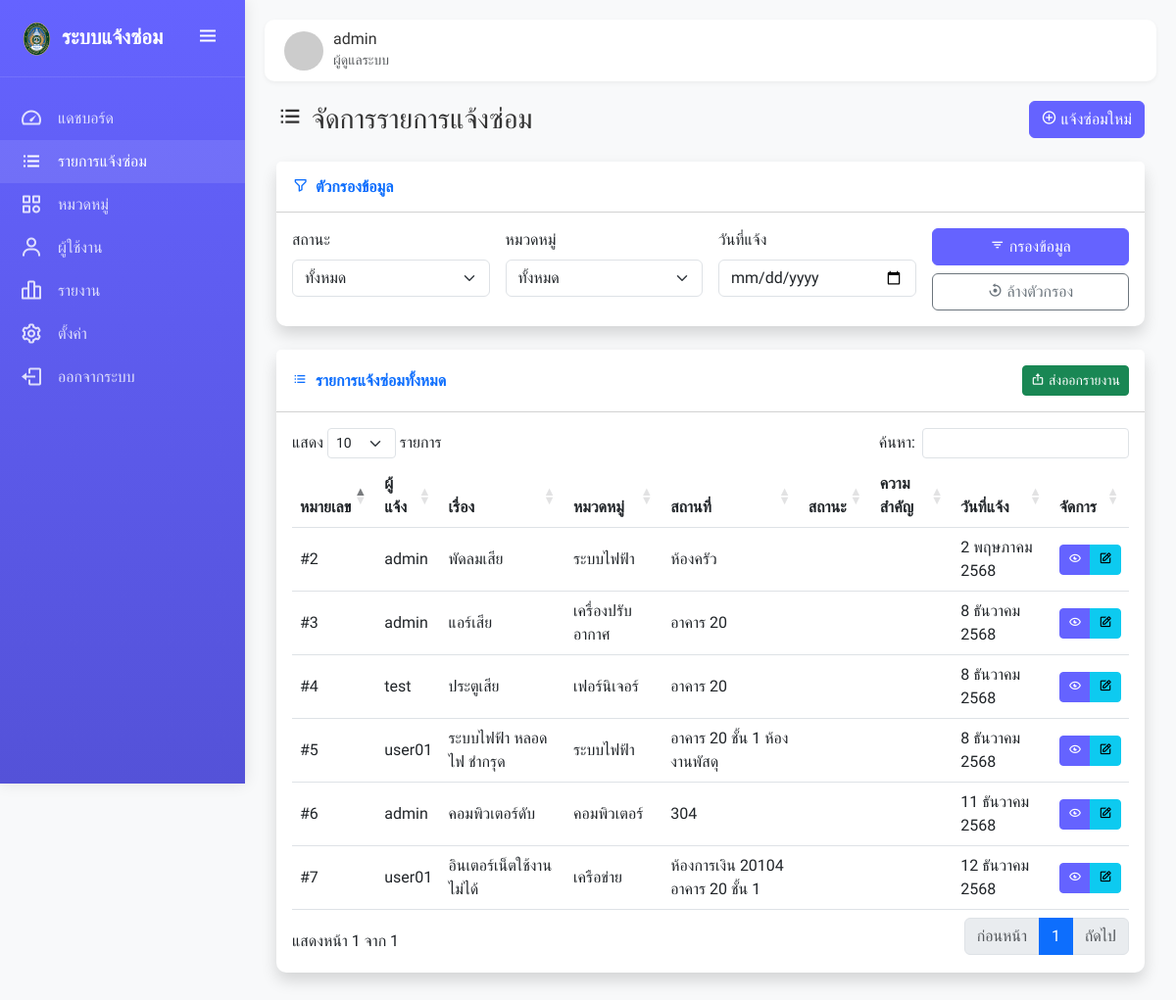
Page /admin_requests.php (signed in) on the committed database.
### tables this page shows
CREATE TABLE `users` (
  `user_id` int(11) NOT NULL,
  `username` varchar(50) NOT NULL,
  `password` varchar(255) NOT NULL,
  `fullname` varchar(100) NOT NULL,
  `email` varchar(100) NOT NULL,
  `department` varchar(100) DEFAULT NULL,
  `phone` varchar(20) DEFAULT NULL,
  `role` enum('admin','user','building_staff') NOT NULL DEFAULT 'user',
  `created_at` timestamp NOT NULL DEFAULT current_timestamp(),
  `updated_at` timestamp NOT NULL DEFAULT current_timestamp() ON UPDATE current_timestamp()
);

CREATE TABLE `repair_requests` (
  `request_id` int(11) NOT NULL,
  `user_id` int(11) NOT NULL,
  `category_id` int(11) NOT NULL,
  `title` varchar(255) NOT NULL,
  `description` text NOT NULL,
  `location` varchar(255) DEFAULT NULL,
  `priority` enum('low','medium','high','urgent') NOT NULL DEFAULT 'medium',
  `status` enum('pending','in_progress','completed','rejected') NOT NULL DEFAULT 'pending',
  `image` varchar(255) DEFAULT NULL,
  `admin_remark` text DEFAULT NULL,
  `completed_date` datetime DEFAULT NULL,
  `created_at` timestamp NOT NULL DEFAULT current_timestamp(),
  `updated_at` timestamp NOT NULL DEFAULT current_timestamp() ON UPDATE current_timestamp()
);

CREATE TABLE `categories` (
  `category_id` int(11) NOT NULL,
  `category_name` varchar(100) NOT NULL,
  `description` text DEFAULT NULL,
  `created_at` timestamp NOT NULL DEFAULT current_timestamp(),
  `updated_at` timestamp NOT NULL DEFAULT current_timestamp() ON UPDATE current_timestamp()
);

### config/db_connect.php (called while the page is built, shortened)
<?php
$host = 'localhost';
$user = 'root';
$password = '';
$database = 'nakaiact_testrp';
$conn = mysqli_connect($host, $user, $password, $database);
mysqli_set_charset($conn, "utf8mb4");
function thai_date($datetime, $format = 'j F Y เวลา H:i น.')
{
    $thai_month_arr = array(
        "0" => "",
        "1" => "มกราคม",
        "2" => "กุมภาพันธ์",
        "3" => "มีนาคม",
        "4" => "เมษายน",
        "5" => "พฤษภาคม",
        "6" => "มิถุนายน",
        "7" => "กรกฎาคม",
        "8" => "สิงหาคม",
        "9" => "กันยายน",
        "10" => "ตุลาคม",
        "11" => "พฤศจิกายน",
        "12" => "ธันวาคม"
    );
    $timestamp = strtotime($datetime);
    $thai_date_return = date("j", $timestamp);
    $thai_date_return .= " " . $thai_month_arr[date("n", $timestamp)];
    $thai_date_return .= " " . (date("Y", $timestamp) + 543);
    return $thai_date_return;
}
function db_select($query, $types = "", $params = [])
{
    global $conn;
    $stmt = mysqli_prepare($conn, $query);
    if (!mysqli_stmt_execute($stmt)) {
        error_log("Execute failed: " . mysqli_stmt_error($stmt));
        mysqli_stmt_close($stmt);
        return false;
    }
    $result = mysqli_stmt_get_result($stmt);
    return $result;
}

### admin_requests.php (the view, shortened to what this page needs)
<?php
require_once 'config/db_connect.php';
$date_filter = isset($_GET['date']) ? trim($_GET['date']) : '';
$query = "SELECT r.*, c.category_name, u.fullname as requester_name
          FROM repair_requests r
          JOIN categories c ON r.category_id = c.category_id
          JOIN users u ON r.user_id = u.user_id
          WHERE 1=1";
$types = "";
$params = [];
$query .= " ORDER BY r.created_at DESC";
$requests = db_select($query, $types, $params);
include 'includes/header.php';
?>
<div class="d-sm-flex align-items-center justify-content-between mb-4">
    <h1 class="h3 mb-0 text-gray-800">
        <i class="bx bx-list-ul me-2"></i>จัดการรายการแจ้งซ่อม
    </h1>
    <a href="create_request.php" class="btn btn-primary">
        <i class="bx bx-plus-circle me-1"></i>แจ้งซ่อมใหม่
    </a>
</div>
<div class="card shadow mb-4">
    <div class="card-header bg-white py-3">
        <h6 class="m-0 fw-bold text-primary">
            <i class="bx bx-filter-alt me-2"></i>ตัวกรองข้อมูล
        </h6>
    </div>
    <div class="card-body">
        <form method="GET" class="row g-3">
            <div class="col-md-3">
                <label for="status" class="form-label">สถานะ</label>
                <select class="form-select" id="status" name="status">
                    <option value="">ทั้งหมด</option>
                </select>
            </div>
            <div class="col-md-3">
                <label for="category" class="form-label">หมวดหมู่</label>
                <select class="form-select" id="category" name="category">
                    <option value="">ทั้งหมด</option>
                </select>
            </div>
            <div class="col-md-3">
                <label for="date" class="form-label">วันที่แจ้ง</label>
                <input type="date" class="form-control" id="date" name="date" value="<?php echo $date_filter; ?>">
            </div>
            <div class="col-md-3 d-flex align-items-end">
                <div class="d-grid gap-2 w-100">
                    <button type="submit" class="btn btn-primary">
                        <i class="bx bx-filter me-1"></i>กรองข้อมูล
                    </button>
                    <a href="admin_requests.php" class="btn btn-outline-secondary">
                        <i class="bx bx-reset me-1"></i>ล้างตัวกรอง
                    </a>
                </div>
            </div>
        </form>
    </div>
</div>
<div class="card shadow mb-4">
    <div class="card-header bg-white py-3 d-flex justify-content-between align-items-center">
        <h6 class="m-0 fw-bold text-primary">
            <i class="bx bx-list-ul me-2"></i>รายการแจ้งซ่อมทั้งหมด
        </h6>
        <a href="admin_reports.php" class="btn btn-sm btn-success">
            <i class="bx bx-export me-1"></i>ส่งออกรายงาน
        </a>
    </div>
    <div class="card-body">
        <?php if (mysqli_num_rows($requests) > 0): ?>
            <div class="table-responsive">
                <table class="table table-hover align-middle datatable">
                    <thead class="bg-light">
                        <tr>
                            <th>หมายเลข</th>
                            <th>ผู้แจ้ง</th>
                            <th>เรื่อง</th>
                            <th>หมวดหมู่</th>
                            <th>สถานที่</th>
                            <th>สถานะ</th>
                            <th>ความสำคัญ</th>
                            <th>วันที่แจ้ง</th>
                            <th>จัดการ</th>
                        </tr>
                    </thead>
                    <tbody>
                        <?php while ($request = mysqli_fetch_assoc($requests)): ?>
                            <tr>
                                <td>#<?php echo $request['request_id']; ?></td>
                                <td><?php echo $request['requester_name']; ?></td>
                                <td><?php echo $request['title']; ?></td>
                                <td><?php echo $request['category_name']; ?></td>
                                <td><?php echo $request['location'] ?: '-'; ?></td>
                                <td>
                                </td>
                                <td>
                                </td>
                                <td><?php echo thai_date($request['created_at'], 'j M Y'); ?></td>
                                <td>
                                    <div class="btn-group">
                                        <a href="view_request.php?id=<?php echo $request['request_id']; ?>"
                                            class="btn btn-sm btn-primary">
                                            <i class="bx bx-show-alt"></i>
                                        </a>
                                        <button type="button" class="btn btn-sm btn-info" data-bs-toggle="modal"
                                            data-bs-target="#updateStatusModal"
                                            data-request-id="<?php echo $request['request_id']; ?>"
                                            data-title="<?php echo $request['title']; ?>"
                                            data-status="<?php echo $request['status']; ?>"
                                            data-remark="<?php echo $request['admin_remark']; ?>">
                                            <i class="bx bx-edit"></i>
                                        </button>
                                    </div>
                                </td>
                            </tr>
                        <?php endwhile; ?>
                    </tbody>
                </table>
            </div>
        <?php endif; ?>
    </div>
</div>
<?php
include 'includes/footer.php';
?>

### includes/header.php (shortened to what this page needs)
<?php
$is_logged_in = isset($_SESSION['user_id']);
$current_user = null;
if ($is_logged_in) {
    $user_id = $_SESSION['user_id'];
    $query = "SELECT * FROM users WHERE user_id = '$user_id'";
    $user_result = mysqli_query($conn, $query);
    $current_user = mysqli_fetch_assoc($user_result);
}
$current_page = basename($_SERVER['PHP_SELF']);
?>
<!DOCTYPE html>
<html lang="th">
<head>
    <link href="https://cdn.jsdelivr.net/npm/bootstrap@5.3.0-alpha1/dist/css/bootstrap.min.css" rel="stylesheet">
    <link href="https://unpkg.com/boxicons@2.1.4/css/boxicons.min.css" rel="stylesheet">
    <link href="https://cdn.datatables.net/1.13.1/css/dataTables.bootstrap5.min.css" rel="stylesheet">
</head>
<body>
    <div class="sidebar" id="sidebar">
        <div class="logo-container">
            <a href="index.php" class="logo">
                <img src="assets/images/favicon.png" alt="Logo"
                    style="width: 35px; height: 35px; object-fit: contain; margin-right: 8px;">
                <span class="logo-text">ระบบแจ้งซ่อม</span>
            </a>
            <button class="toggle-btn" id="sidebarToggle">
                <i class="bx bx-menu"></i>
            </button>
        </div>
        <div class="menu">
            <?php if ($is_logged_in): ?>
                <?php if ($current_user['role'] == 'admin' || $current_user['role'] == 'building_staff'): ?>
                    <a href="admin_dashboard.php"
                        class="menu-item <?php echo ($current_page == 'admin_dashboard.php') ? 'active' : ''; ?>">
                        <i class="bx bx-tachometer"></i>
                        <span>แดชบอร์ด</span>
                    </a>
                    <a href="admin_requests.php"
                        class="menu-item <?php echo ($current_page == 'admin_requests.php') ? 'active' : ''; ?>">
                        <i class="bx bx-list-ul"></i>
                        <span>รายการแจ้งซ่อม</span>
                    </a>
                    <a href="admin_categories.php"
                        class="menu-item <?php echo ($current_page == 'admin_categories.php') ? 'active' : ''; ?>">
                        <i class="bx bx-category"></i>
                        <span>หมวดหมู่</span>
                    </a>
                    <a href="admin_users.php"
                        class="menu-item <?php echo ($current_page == 'admin_users.php') ? 'active' : ''; ?>">
                        <i class="bx bx-user"></i>
                        <span>ผู้ใช้งาน</span>
                    </a>
                    <a href="admin_reports.php"
                        class="menu-item <?php echo ($current_page == 'admin_reports.php') ? 'active' : ''; ?>">
                        <i class="bx bx-bar-chart-alt-2"></i>
                        <span>รายงาน</span>
                    </a>
                    <?php if ($current_user['role'] == 'admin'): ?>
                        <a href="admin_settings.php"
                            class="menu-item <?php echo ($current_page == 'admin_settings.php') ? 'active' : ''; ?>">
                            <i class="bx bx-cog"></i>
                            <span>ตั้งค่า</span>
                        </a>
                    <?php endif; ?>
                <?php endif; ?>
                <a href="logout.php" class="menu-item">
                    <i class="bx bx-log-out"></i>
                    <span>ออกจากระบบ</span>
                </a>
            <?php endif; ?>
        </div>
    </div>
    <div class="content" id="content">
        <div class="topbar">
            <?php if ($is_logged_in): ?>
                <div class="user-info">
                    <img src="https://ui-avatars.com/api/?name=<?php echo urlencode($current_user['fullname']); ?>&background=random"
                        alt="User Avatar">
                    <div>
                        <h6 class="mb-0"><?php echo $current_user['fullname']; ?></h6>
                        <small class="text-muted"><?php
                        if ($current_user['role'] == 'admin')
                            echo 'ผู้ดูแลระบบ';
                        elseif ($current_user['role'] == 'building_staff')
                            echo 'งานอาคาร';
                        else
                            echo 'ผู้ใช้งาน';
                        ?></small>
                    </div>
                </div>
            <?php endif; ?>
        </div>
        <div class="container-fluid">

### includes/header.php (style rules this page uses)
:root { --primary-color: #6563ff; --primary-dark: #5452d8; --secondary-color: #fd7e14; --success-color: #20c997; --info-color: #0dcaf0; --warning-color: #ffc107; --danger-color: #dc3545; --light-color: #f8f9fa; --dark-color: #212529; }
body { font-family: 'Prompt', sans-serif; background-color: #f8f9fa; color: #333; }
.sidebar { width: 250px; position: fixed; top: 0; left: 0; height: 100vh; background: linear-gradient(to bottom, var(--primary-color), var(--primary-dark)); color: white; z-index: 1000; transition: all 0.3s; box-shadow: 0 0 15px rgba(0, 0, 0, 0.1); }
.sidebar .logo-container { padding: 20px; display: flex; align-items: center; justify-content: space-between; border-bottom: 1px solid rgba(255, 255, 255, 0.1); }
.sidebar .logo-container .logo { color: white; font-size: 1.3rem; font-weight: 700; text-decoration: none; white-space: nowrap; overflow: visible; display: flex; align-items: center; }
.sidebar .logo-container .toggle-btn { background: transparent; border: none; color: white; cursor: pointer; font-size: 1.5rem; }
.sidebar .menu { padding: 20px 0; }
.sidebar .menu-item { padding: 10px 20px; display: flex; align-items: center; color: rgba(255, 255, 255, 0.8); text-decoration: none; transition: all 0.3s; }
.sidebar .menu-item:hover, .sidebar .menu-item.active { background-color: rgba(255, 255, 255, 0.1); color: white; }
.sidebar .menu-item i { font-size: 1.5rem; margin-right: 15px; min-width: 24px; text-align: center; }
.content { margin-left: 250px; padding: 20px; transition: all 0.3s; }
.topbar { display: flex; justify-content: space-between; align-items: center; padding: 10px 20px; background-color: white; box-shadow: 0 2px 5px rgba(0, 0, 0, 0.05); border-radius: 10px; margin-bottom: 20px; }
.topbar .user-info { display: flex; align-items: center; }
.topbar .user-info img { width: 40px; height: 40px; border-radius: 50%; margin-right: 10px; }
.card { border: none; box-shadow: 0 4px 6px rgba(0, 0, 0, 0.05); border-radius: 10px; transition: all 0.3s ease; }
.btn-primary { background-color: var(--primary-color); border-color: var(--primary-color); }

### rows in the picture
users: fullname "admin"
repair_requests: request_id "7", user.fullname "user01", title "อินเตอร์เน็ตใช้งานไม่ได้", category.category_name "เครือข่าย", location "ห้องการเงิน 20104 อาคาร 20 ชั้น 1", created_at "12 ธันวาคม 2568"
repair_requests: request_id "6", user.fullname "admin", title "คอมพิวเตอร์ดับ", category.category_name "คอมพิวเตอร์", location "304", created_at "11 ธันวาคม 2568"
repair_requests: request_id "5", user.fullname "user01", title "ระบบไฟฟ้า หลอดไฟ ชำกรุด", category.category_name "ระบบไฟฟ้า", location "อาคาร 20 ชั้น 1 ห้องงานพัสดุ", created_at "8 ธันวาคม 2568"
repair_requests: request_id "4", user.fullname "test", title "ประตูเสีย", category.category_name "เฟอร์นิเจอร์", location "อาคาร 20", created_at "8 ธันวาคม 2568"
repair_requests: request_id "3", user.fullname "admin", title "แอร์เสีย", category.category_name "เครื่องปรับอากาศ", location "อาคาร 20", created_at "8 ธันวาคม 2568"
repair_requests: request_id "2", user.fullname "admin", title "พัดลมเสีย", category.category_name "ระบบไฟฟ้า", location "ห้องครัว", created_at "2 พฤษภาคม 2568"
